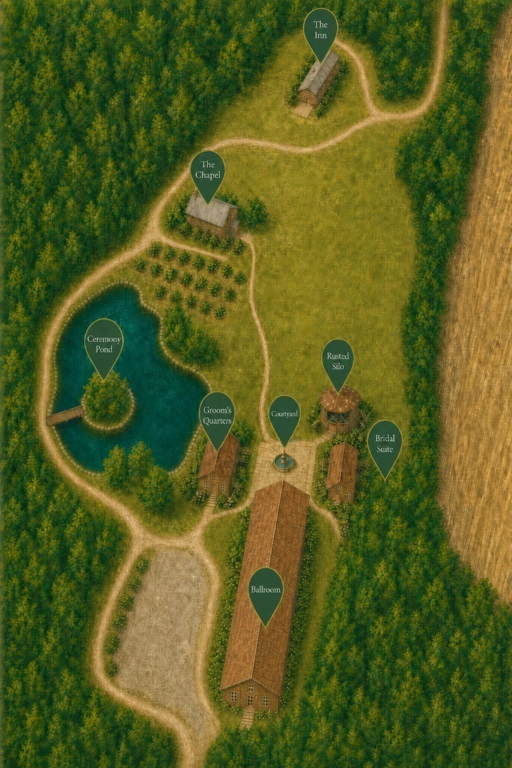
#> input picture public/maps/hidden-acres-grounds-illustrated.png, 1024 x 1536 px, found by its file name (shown at 1/2 size)
$ python _qa_detect_pins_v11g.py
#> lines starting #> are read from the running program, lines starting #| are printed output that depends on the picture; after the words box and inside, x2 and y2 are one past the last pixel; in counts of white or black regions, pixels touching at a corner belong together
from PIL import Image, ImageDraw
import numpy as np
from pathlib import Path

src = Path(r"C:\Dev\hidden-acres\public\maps\hidden-acres-grounds-illustrated.png")
im = Image.open(src).convert("RGB")
#> im is the input picture: PIL image 1024x1536 RGB; mean R, G, B 86.3, 93.6, 32.6
a = np.asarray(im).astype(np.float32)
h, w, _ = a.shape
r, g, b = a[:, :, 0], a[:, :, 1], a[:, :, 2]
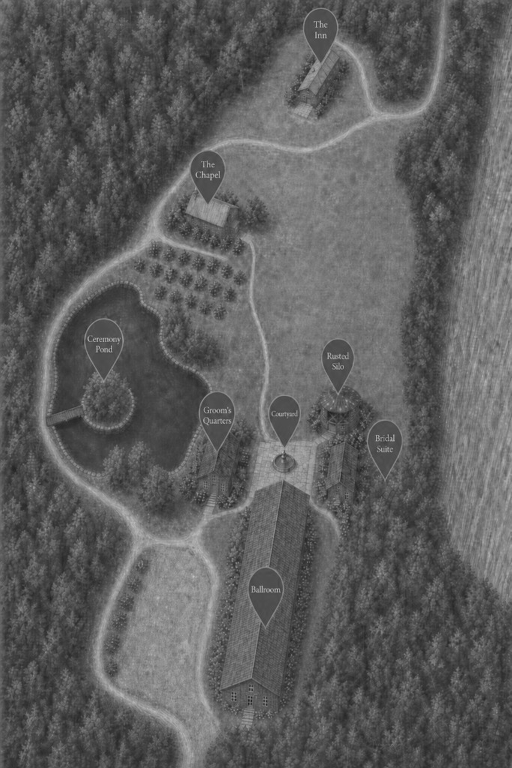
#> g: shape (1536, 1024) float32 (shown at 1/2 size); min 16, max 217, mean 93.6
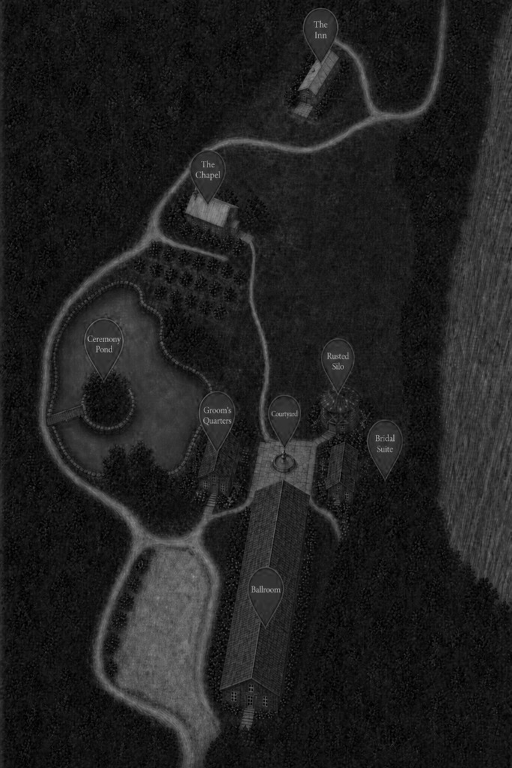
#> b: shape (1536, 1024) float32 (shown at 1/2 size); min 0, max 193, mean 32.6

# Mint label
label = (r > 140) & (g > 155) & (b > 130) & (g >= r - 5) & ((r + g + b) > 450)
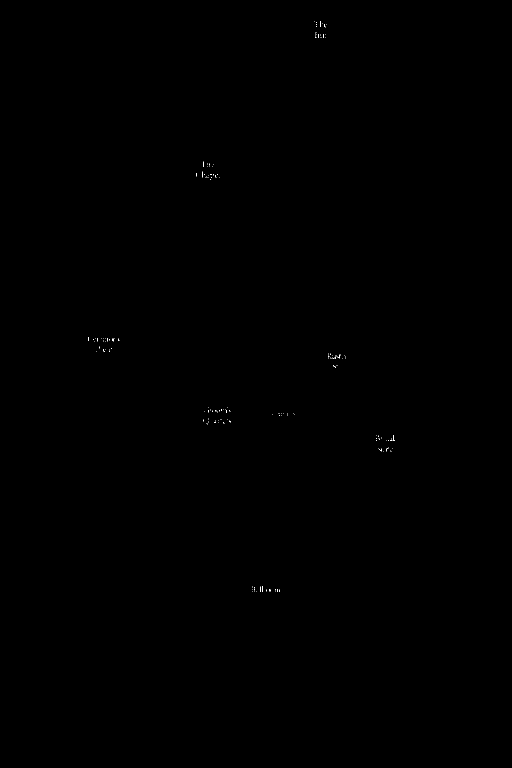
#> label: shape (1536, 1024) bool (shown at 1/2 size); 0.03% white in thin lines or dots, all inside (x1, y1, x2, y2) = (176, 42, 789, 1184)
lab = label.copy()
for dy in (-1, 0, 1):
    for dx in (-1, 0, 1):
        if dy == 0 and dx == 0:
            continue
        shifted = np.zeros_like(label)
        ys = slice(max(0, dy), h + min(0, dy))
        xs = slice(max(0, dx), w + min(0, dx))
        ys2 = slice(max(0, -dy), h + min(0, -dy))
        xs2 = slice(max(0, -dx), w + min(0, -dx))
        shifted[ys, xs] = label[ys2, xs2]
        lab |= shifted
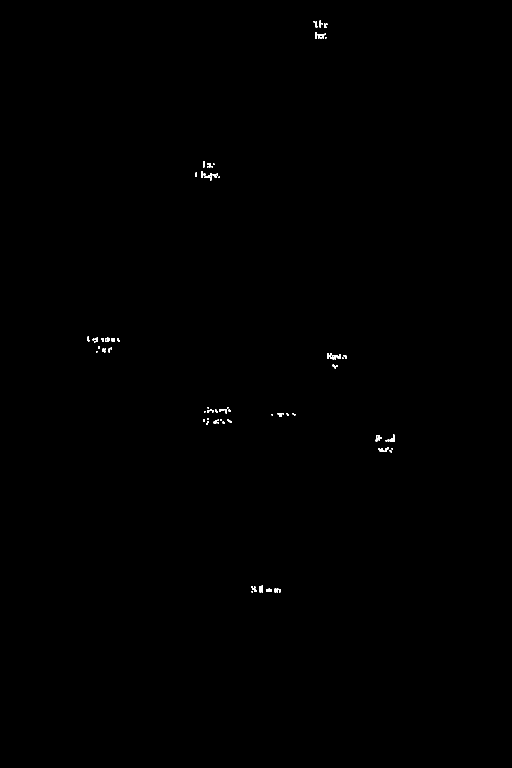
#> lab: shape (1536, 1024) bool (shown at 1/2 size); 0.15% white; 96 white regions (51 under 20 px), largest, box (x1, y1, x2, y2) and area: (655, 706, 682, 719) 186, (779, 869, 790, 883) 82, (504, 1173, 514, 1184) 54
#> shifted: shape (1536, 1024) bool; 0.03% white in thin lines or dots, all inside (x1, y1, x2, y2) = (177, 43, 790, 1185)

# Pin body: darker olive/forest green (exclude bright grass)
pin_body = (
    (g > 35)
    & (g < 125)
    & (r < 110)
    & (b < 95)
    & (g > r + 5)
    & (g > b + 5)
    & ((g - r) + (g - b) > 25)
)
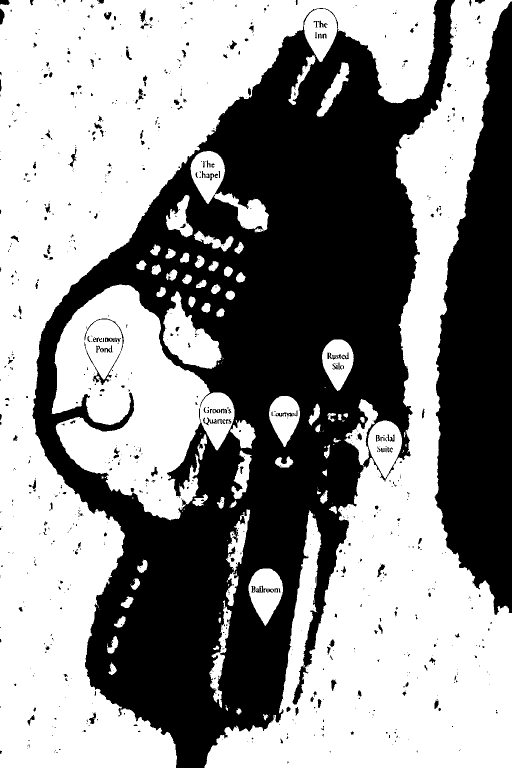
#> pin_body: shape (1536, 1024) bool (shown at 1/2 size); 56.2% white; 866 black regions (667 under 20 px), largest, box (x1, y1, x2, y2) and area: (64, 0, 910, 1536) 547828, (869, 3, 1024, 1230) 126062, (169, 637, 248, 770) 751

# Find label components
visited = np.zeros((h, w), dtype=bool)
dirs8 = [(-1, 0), (1, 0), (0, -1), (0, 1), (-1, -1), (-1, 1), (1, -1), (1, 1)]
comps = []
ys_all, xs_all = np.where(lab)
#> ys_all = 2339 values from 41 to 1184; xs_all = 2339 values, max 789 at index 1857, min 175 at index 624, mean 513.6
for y0, x0 in zip(ys_all, xs_all):
    if visited[y0, x0]:
        continue
    stack = [(int(y0), int(x0))]
    visited[y0, x0] = True
    pts_x, pts_y = [], []
    while stack:
        y, x = stack.pop()
        pts_x.append(x)
        pts_y.append(y)
        for dy, dx in dirs8:
            ny, nx = y + dy, x + dx
            if 0 <= ny < h and 0 <= nx < w and (not visited[ny, nx]) and lab[ny, nx]:
                visited[ny, nx] = True
                stack.append((ny, nx))
    area = len(pts_x)
    if area < 25 or area > 2500:
        continue
    xs = np.array(pts_x)
    ys = np.array(pts_y)
    x_min, x_max = int(xs.min()), int(xs.max())
    y_min, y_max = int(ys.min()), int(ys.max())
    bw, bh = x_max - x_min + 1, y_max - y_min + 1
    if bw < 10 or bh < 5 or bw > 90 or bh > 60:
        continue
    if int(label[y_min : y_max + 1, x_min : x_max + 1].sum()) < 8:
        continue
    comps.append(dict(cx=float(xs.mean()), cy=float(ys.mean()), bbox=(x_min, y_min, x_max, y_max), area=area, wh=(bw, bh)))
#> this loop made 2339 passes
#> (y0, x0) on passes 2, 3, 5: (41, 640), (41, 641), (42, 628)
#> after the loop, comps = 4 items

# Merge nearby label fragments into one pin label (Inn has 2 lines)
merged = []
comps.sort(key=lambda c: (c["cy"], c["cx"]))
used = [False] * len(comps)
#> used = [False, False, False, False]
for i, c in enumerate(comps):
    if used[i]:
        continue
    group = [c]
    used[i] = True
    changed = True
    while changed:
        changed = False
        for j, d in enumerate(comps):
            if used[j]:
                continue
            if any(abs(d["cx"] - g["cx"]) < 28 and abs(d["cy"] - g["cy"]) < 22 for g in group):
                group.append(d)
                used[j] = True
                changed = True
    xs = [g["cx"] for g in group]
    ys = [g["cy"] for g in group]
    bboxes = [g["bbox"] for g in group]
    x_min = min(b[0] for b in bboxes)
    y_min = min(b[1] for b in bboxes)
    x_max = max(b[2] for b in bboxes)
    y_max = max(b[3] for b in bboxes)
    merged.append(
        dict(
            cx=float(np.mean(xs)),
            cy=float(np.mean(ys)),
            bbox=(x_min, y_min, x_max, y_max),
            area=sum(g["area"] for g in group),
        )
    )
#> this loop made 4 passes
#> (xs, ys, x_min, y_min, x_max, y_max) on passes 3 to 4: ([785], [877.6], 779, 869, 789, 882), ([508.7], [1178.6], 504, 1173, 513, 1183)
#> after the loop, merged = 3 items; used = [True, True, True, True]

print(f"merged labels: {len(merged)}")
#| merged labels: 3
for i, c in enumerate(merged):
    print(f"  {i}: c%=({c['cx']/w*100:.1f},{c['cy']/h*100:.1f}) bbox={c['bbox']} area={c['area']}")
#> this loop made 3 passes
#|   0: c%=(65.3,47.0) bbox=(655, 706, 681, 736) area=233
#|   1: c%=(76.7,57.1) bbox=(779, 869, 789, 882) area=82
#|   2: c%=(49.7,76.7) bbox=(504, 1173, 513, 1183) area=54

# From each label, flood pin_body with tapering width constraint
results = []
for c in merged:
    cx, cy = c["cx"], c["cy"]
    x_min, y_min, x_max, y_max = c["bbox"]
    # seed: pin body pixels adjacent to label bbox
    seeds = []
    for y in range(max(0, y_min - 6), min(h, y_max + 8)):
        for x in range(max(0, x_min - 10), min(w, x_max + 10)):
            if pin_body[y, x]:
                seeds.append((y, x))
    if len(seeds) < 15:
        continue
    # flood with max radius from center that shrinks below label
    max_r_top = max(18, (x_max - x_min) / 2 + 14)
    visited2 = np.zeros((h, w), dtype=bool)
    stack = []
    for y, x in seeds:
        if not visited2[y, x]:
            visited2[y, x] = True
            stack.append((y, x))
    pts_x, pts_y = [], []
    while stack:
        y, x = stack.pop()
        # envelope
        if y <= y_max + 2:
            max_r = max_r_top
        else:
            # taper linearly to tip over ~55px
            t = (y - (y_max + 2)) / 55.0
            if t > 1.2:
                continue
            max_r = max_r_top * max(0.08, 1.0 - t * 0.95)
        if abs(x - cx) > max_r:
            continue
        pts_x.append(x)
        pts_y.append(y)
        for dy, dx in dirs8:
            ny, nx = y + dy, x + dx
            if 0 <= ny < h and 0 <= nx < w and (not visited2[ny, nx]) and pin_body[ny, nx]:
                visited2[ny, nx] = True
                stack.append((ny, nx))
    if len(pts_x) < 80:
        continue
    xs = np.array(pts_x)
    ys = np.array(pts_y)
    tip_y = int(ys.max())
    bottom = ys >= tip_y - 1
    tip_x = float(xs[bottom].mean())
    # refine: among bottom 3 rows, take median x of narrowest row
    for row in range(tip_y, max(tip_y - 4, int(ys.min())), -1):
        row_xs = xs[ys == row]
        if len(row_xs) > 0:
            tip_x = float(np.median(row_xs))
            tip_y = row
            if len(row_xs) <= 4:
                break
    tip_pct = (tip_x / w * 100, tip_y / h * 100)
    results.append(
        dict(
            tip=(tip_x, tip_y),
            tip_pct=tip_pct,
            label_c=(cx, cy),
            label_pct=(cx / w * 100, cy / h * 100),
            n=len(pts_x),
            bbox=c["bbox"],
        )
    )
#> this loop made 3 passes
#> (cx, cy, x_min, y_min, x_max, y_max, max_r_top) on passes 1 to 3: (668.4, 722.4, 655, 706, 681, 736, 27), (785, 877.6, 779, 869, 789, 882, 19), (508.7, 1178.6, 504, 1173, 513, 1183, 18.5)
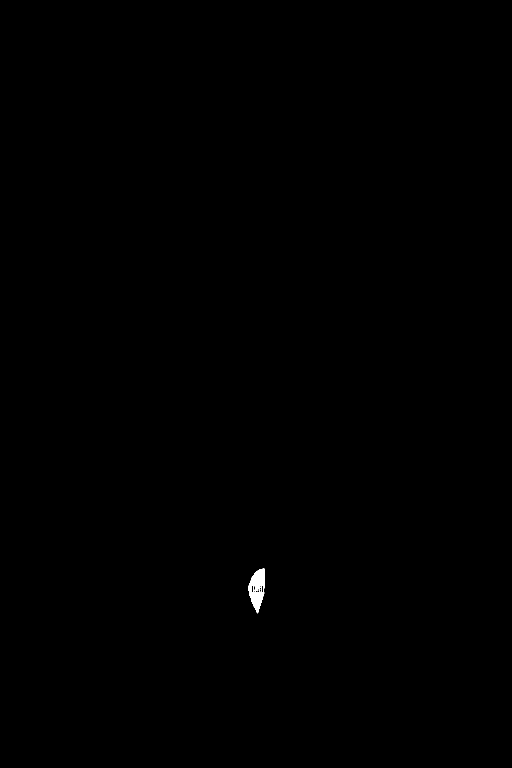
#> visited2: shape (1536, 1024) bool (shown at 1/2 size); 0.11% white; 3 white regions (2 under 20 px), largest, box (x1, y1, x2, y2) and area: (497, 1137, 529, 1227) 1736
#> after the loop, results = 3 items

results.sort(key=lambda c: c["tip_pct"][1])
print(f"\npins: {len(results)}")
#| pins: 3
for i, c in enumerate(results):
    print(
        f"{i}: tip%=({c['tip_pct'][0]:5.2f},{c['tip_pct'][1]:5.2f}) "
        f"label%=({c['label_pct'][0]:5.1f},{c['label_pct'][1]:5.1f}) n={c['n']}"
    )

ov = im.copy()
draw = ImageDraw.Draw(ov)
for i, c in enumerate(results):
    x, y = c["tip"]
    draw.ellipse([x - 5, y - 5, x + 5, y + 5], outline=(255, 0, 0), width=2)
    draw.line([x - 12, y, x + 12, y], fill=(255, 255, 0))
    draw.line([x, y - 12, x, y + 12], fill=(255, 255, 0))
    draw.rectangle(c["bbox"], outline=(0, 255, 255))
    draw.text((x + 6, y - 10), str(i), fill=(255, 0, 255))
#> this loop made 3 passes
#> (x, y) on passes 1 to 3: (674.5, 781), (783, 934), (514, 1225)
ov.save(r"C:\Dev\hidden-acres\public\maps\_qa-v11-taper-tips.png")

# Also seed search windows for missing silo/ballroom by approx
extra_seeds = {
    "rusted-silo": (0.635, 0.555),
    "the-ballroom": (0.535, 0.745),
    "courtyard-pavilion": (0.605, 0.675),
}
print("\nWindow search for missing:")
for name, (fx, fy) in extra_seeds.items():
    cx, cy = int(fx * w), int(fy * h)
    # find mint in window
    x0, x1 = max(0, cx - 45), min(w, cx + 45)
    y0, y1 = max(0, cy - 40), min(h, cy + 35)
    sub = label[y0:y1, x0:x1]
    print(f"  {name} mint_px={int(sub.sum())} window=({x0},{y0})-({x1},{y1})")
    if sub.any():
        sy, sx = np.where(sub)
        print(f"    mint centroid % ({(sx.mean()+x0)/w*100:.1f},{(sy.mean()+y0)/h*100:.1f})")
#> this loop made 3 passes
#|   rusted-silo mint_px=0 window=(605,812)-(695,887)
#|   the-ballroom mint_px=24 window=(502,1104)-(592,1179)
#|     mint centroid % (51.0,76.5)
#|   courtyard-pavilion mint_px=0 window=(574,996)-(664,1071)
#> pass 2, `sub = label[y0:y1, x0:x1]`:
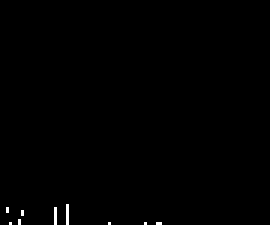
#> sub: shape (75, 90) bool (shown 3 times larger); 0.36% white in thin lines or dots, all inside (x1, y1, x2, y2) = (2, 68, 54, 75)

$ run again, with public/maps/_qa-ballroom-crop-from-base-gen.png copied over public/maps/hidden-acres-grounds-illustrated.png
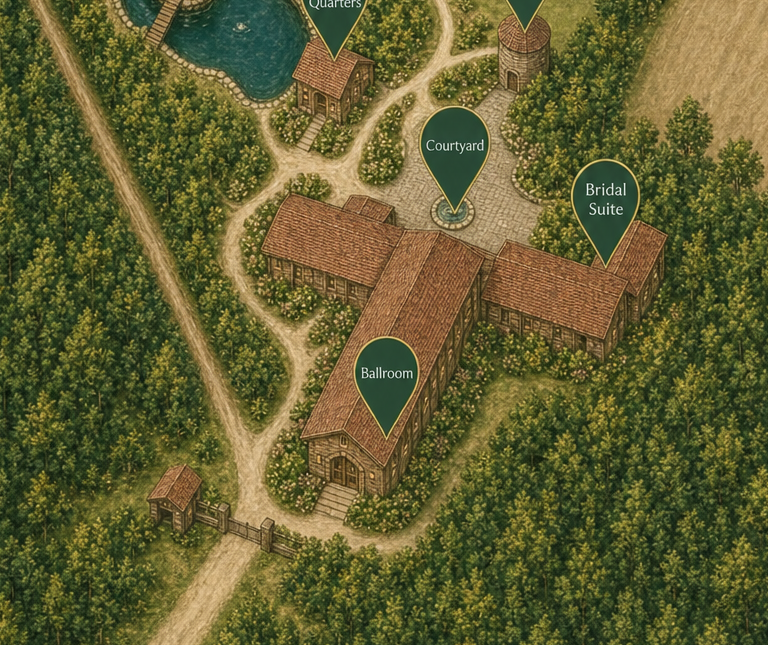
#> input picture public/maps/_qa-ballroom-crop-from-base-gen.png, 768 x 645 px, found by its file name
#> label: shape (645, 768) bool; 0.13% white in thin lines or dots, all inside (x1, y1, x2, y2) = (78, 0, 625, 378)
#> after the loop `for dy in (-1, 0, 1):`:
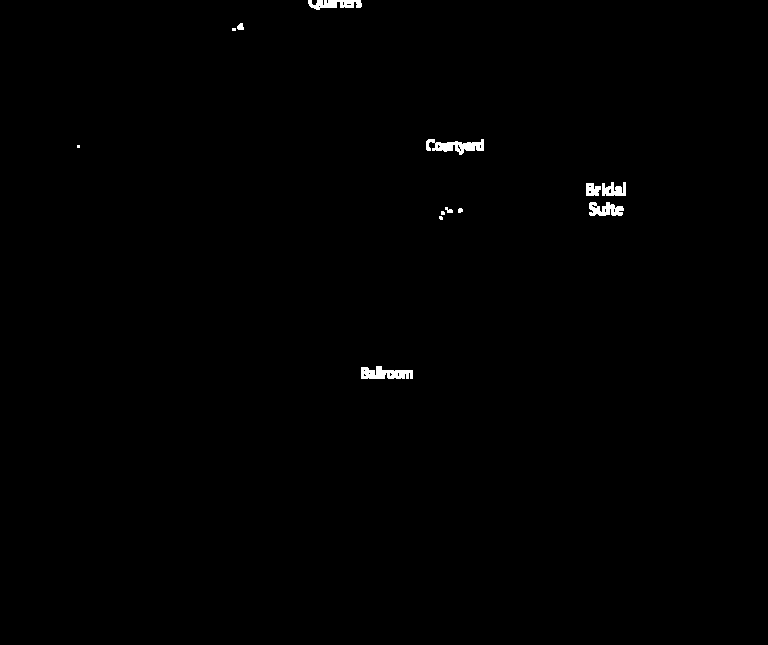
#> lab: shape (645, 768) bool; 0.44% white; 13 white regions (4 under 20 px), largest, box (x1, y1, x2, y2) and area: (426, 139, 484, 155) 494, (361, 366, 413, 379) 471, (308, 0, 362, 10) 361
#> pin_body: shape (645, 768) bool; 41.4% white; 1209 white regions (1088 under 20 px), largest, box (x1, y1, x2, y2) and area: (292, 145, 768, 645) 80649, (0, 0, 209, 645) 61107, (52, 0, 257, 301) 12662
#> ys_all = 2194 values from 0 to 378; xs_all = 2194 values, max 625 at index 919, min 77 at index 593, mean 463.4
#> the loop `for y0, x0 in zip(ys_all, xs_all):` made 2194 passes
#> (y0, x0) on passes 2 to 4: (0, 309), (0, 310), (0, 311)
#> after the loop `for y0, x0 in zip(ys_all, xs_all):`: comps = 6 items
#> `used = [False] * len(comps)`: used = [False, False, False, False, False, False]
#> the loop `for i, c in enumerate(comps):` made 6 passes
#> (xs, ys, x_min, y_min, x_max, y_max) on passes 1, 2, 3, 6: ([334.6], [3.64], 308, 0, 361, 9), ([455.4], [145.9], 426, 139, 483, 154), ([592, 613.6, 605.2], [189.4, 189.7, 209.4], 586, 182, 625, 215), ([384.7], [373.3], 361, 366, 412, 378)
#> after the loop `for i, c in enumerate(comps):`: merged = 4 items; used = [True, True, True, True, True, True]
#| merged labels: 4
#> the loop `for i, c in enumerate(merged):` made 4 passes
#|   0: c%=(43.6,0.6) bbox=(308, 0, 361, 9) area=361
#|   1: c%=(59.3,22.6) bbox=(426, 139, 483, 154) area=494
#|   2: c%=(78.6,30.4) bbox=(586, 182, 625, 215) area=729
#|   3: c%=(50.1,57.9) bbox=(361, 366, 412, 378) area=471
#> the loop `for c in merged:` made 4 passes
#> (cx, cy, x_min, y_min, x_max, y_max, max_r_top) on passes 1 to 4: (334.6, 3.64, 308, 0, 361, 9, 40.5), (455.4, 145.9, 426, 139, 483, 154, 42.5), (603.6, 196.2, 586, 182, 625, 215, 33.5), (384.7, 373.3, 361, 366, 412, 378, 39.5)
#> after the loop `for c in merged:`: results = 4 items
#| pins: 4
#> the loop `for i, c in enumerate(results):` made 4 passes
#| 0: tip%=(43.49, 8.53) label%=( 43.6,  0.6) n=1833
#| 1: tip%=(59.18,32.09) label%=( 59.3, 22.6) n=4166
#| 2: tip%=(78.78,40.78) label%=( 78.6, 30.4) n=3946
#| 3: tip%=(50.26,67.29) label%=( 50.1, 57.9) n=3690
#> the loop `for i, c in enumerate(results):` made 4 passes
#> (x, y) on passes 1 to 4: (334, 55), (454.5, 207), (605, 263), (386, 434)
#> `ov.save(r"C:\Dev\hidden-acres\public\maps\_qa-v11-taper-tips.png")`:
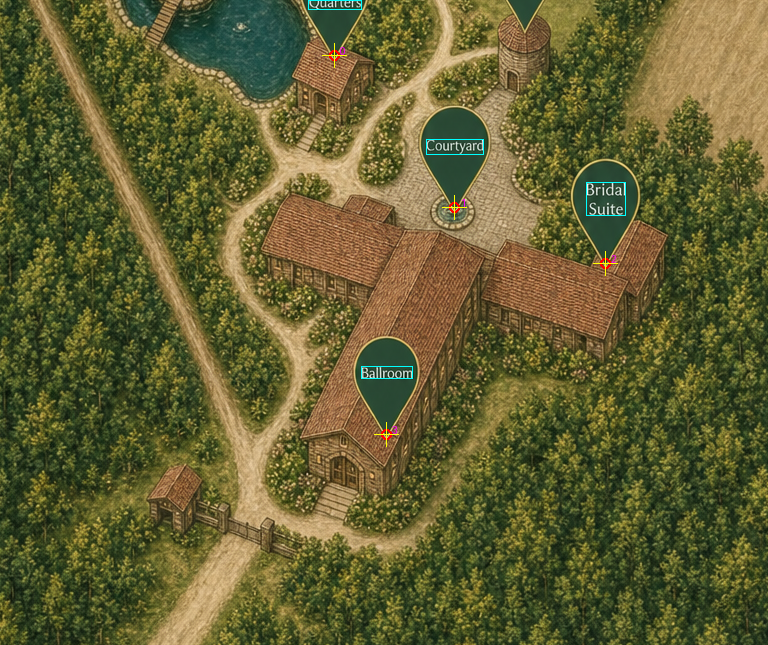
#> saved as _qa-v11-taper-tips.png: PIL image 768x645 RGB; mean R, G, B 97.9, 94.8, 50
#> the loop `for name, (fx, fy) in extra_seeds.items():` made 3 passes
#|   rusted-silo mint_px=0 window=(442,317)-(532,392)
#|   the-ballroom mint_px=0 window=(365,440)-(455,515)
#|   courtyard-pavilion mint_px=0 window=(419,395)-(509,470)
